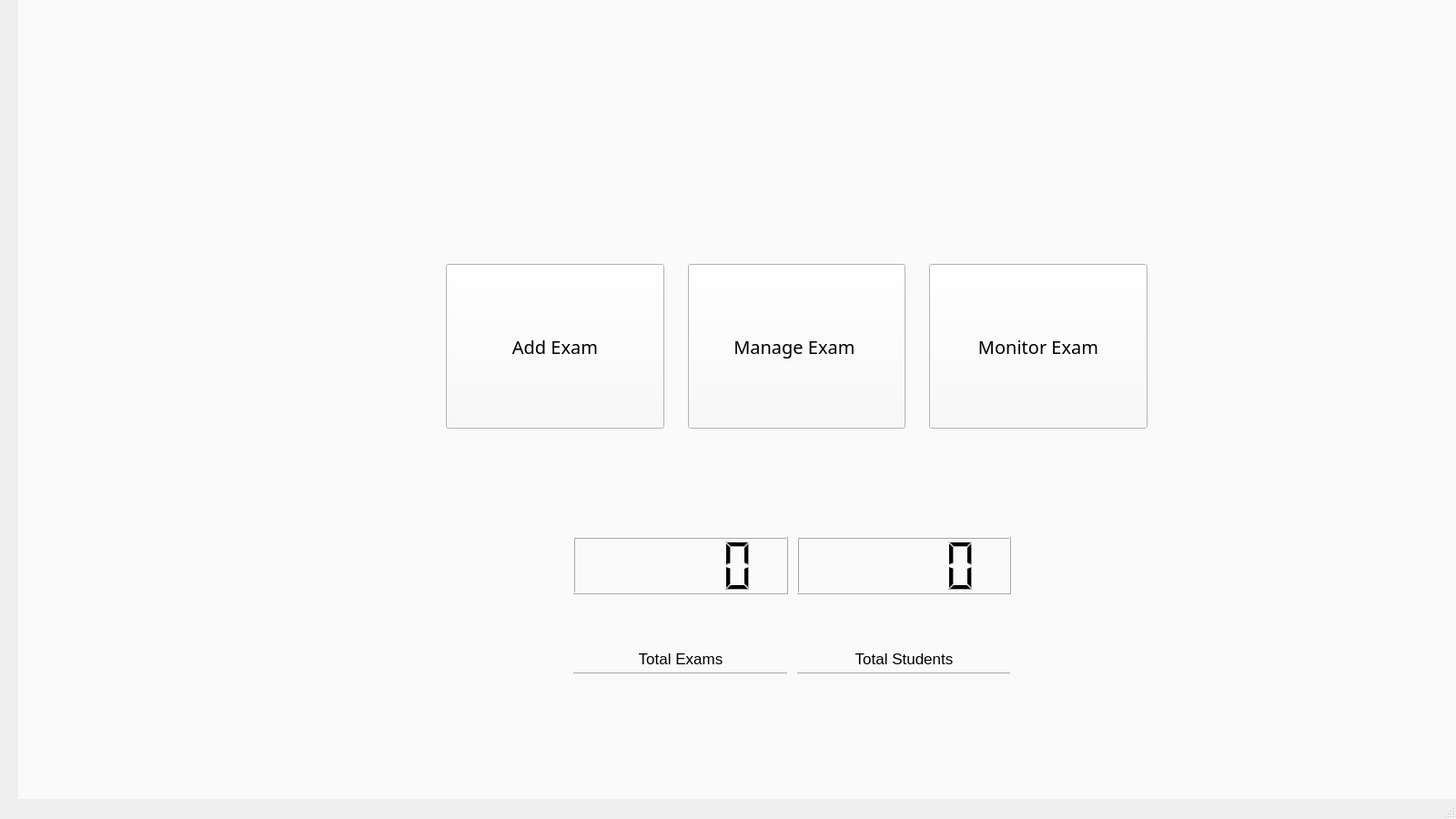
<?xml version="1.0" encoding="UTF-8"?>
<ui version="4.0">
 <class>Dashboard</class>
 <widget class="QMainWindow" name="Dashboard">
  <property name="geometry">
   <rect>
    <x>0</x>
    <y>0</y>
    <width>1600</width>
    <height>900</height>
   </rect>
  </property>
  <property name="windowTitle">
   <string>MainWindow</string>
  </property>
  <widget class="QWidget" name="centralwidget">
   <widget class="QWidget" name="Dashboard_main_widget" native="true">
    <property name="geometry">
     <rect>
      <x>20</x>
      <y>0</y>
      <width>1600</width>
      <height>900</height>
     </rect>
    </property>
    <property name="styleSheet">
     <string notr="true">background-color: rgb(250, 250, 250);</string>
    </property>
    <widget class="QWidget" name="horizontalLayoutWidget">
     <property name="geometry">
      <rect>
       <x>460</x>
       <y>280</y>
       <width>791</width>
       <height>201</height>
      </rect>
     </property>
     <layout class="QHBoxLayout" name="horizontalLayout_Dashboard">
      <property name="spacing">
       <number>26</number>
      </property>
      <property name="leftMargin">
       <number>10</number>
      </property>
      <property name="topMargin">
       <number>10</number>
      </property>
      <property name="rightMargin">
       <number>10</number>
      </property>
      <property name="bottomMargin">
       <number>10</number>
      </property>
      <item>
       <widget class="QPushButton" name="Add_Exam_btn">
        <property name="sizePolicy">
         <sizepolicy hsizetype="Minimum" vsizetype="Preferred">
          <horstretch>0</horstretch>
          <verstretch>0</verstretch>
         </sizepolicy>
        </property>
        <property name="font">
         <font>
          <family>Arial Black</family>
          <pointsize>15</pointsize>
         </font>
        </property>
        <property name="whatsThis">
         <string>ADD EXAM TO SYSTEM</string>
        </property>
        <property name="autoFillBackground">
         <bool>false</bool>
        </property>
        <property name="styleSheet">
         <string notr="true"/>
        </property>
        <property name="text">
         <string>Add Exam</string>
        </property>
        <property name="icon">
         <iconset>
          <normaloff>../Media/Incognito Icon - Download in Line Style_files/f63127a.svg</normaloff>../Media/Incognito Icon - Download in Line Style_files/f63127a.svg</iconset>
        </property>
        <property name="iconSize">
         <size>
          <width>20</width>
          <height>20</height>
         </size>
        </property>
        <property name="autoDefault">
         <bool>false</bool>
        </property>
        <property name="default">
         <bool>false</bool>
        </property>
        <property name="flat">
         <bool>false</bool>
        </property>
       </widget>
      </item>
      <item>
       <widget class="QPushButton" name="Manage_exams_btn">
        <property name="sizePolicy">
         <sizepolicy hsizetype="Minimum" vsizetype="Preferred">
          <horstretch>0</horstretch>
          <verstretch>0</verstretch>
         </sizepolicy>
        </property>
        <property name="font">
         <font>
          <family>Arial Black</family>
          <pointsize>15</pointsize>
         </font>
        </property>
        <property name="styleSheet">
         <string notr="true"/>
        </property>
        <property name="text">
         <string>Manage Exam </string>
        </property>
        <property name="icon">
         <iconset>
          <normaloff>../Media/Incognito Icon - Download in Line Style_files/f63127a.svg</normaloff>../Media/Incognito Icon - Download in Line Style_files/f63127a.svg</iconset>
        </property>
        <property name="iconSize">
         <size>
          <width>20</width>
          <height>20</height>
         </size>
        </property>
       </widget>
      </item>
      <item>
       <widget class="QPushButton" name="Moniter_exam_btn">
        <property name="sizePolicy">
         <sizepolicy hsizetype="Minimum" vsizetype="Preferred">
          <horstretch>0</horstretch>
          <verstretch>0</verstretch>
         </sizepolicy>
        </property>
        <property name="font">
         <font>
          <family>Arial Black</family>
          <pointsize>15</pointsize>
         </font>
        </property>
        <property name="styleSheet">
         <string notr="true"/>
        </property>
        <property name="text">
         <string>Monitor Exam</string>
        </property>
        <property name="icon">
         <iconset>
          <normaloff>../Media/Incognito Icon - Download in Line Style_files/f63127a.svg</normaloff>../Media/Incognito Icon - Download in Line Style_files/f63127a.svg</iconset>
        </property>
        <property name="iconSize">
         <size>
          <width>20</width>
          <height>20</height>
         </size>
        </property>
       </widget>
      </item>
     </layout>
    </widget>
    <widget class="QWidget" name="gridLayoutWidget">
     <property name="geometry">
      <rect>
       <x>600</x>
       <y>580</y>
       <width>501</width>
       <height>201</height>
      </rect>
     </property>
     <layout class="QGridLayout" name="gridLayout_dashboard" rowstretch="0,0,0" columnstretch="0,0">
      <property name="leftMargin">
       <number>10</number>
      </property>
      <property name="topMargin">
       <number>10</number>
      </property>
      <property name="rightMargin">
       <number>10</number>
      </property>
      <property name="bottomMargin">
       <number>10</number>
      </property>
      <property name="horizontalSpacing">
       <number>10</number>
      </property>
      <property name="verticalSpacing">
       <number>55</number>
      </property>
      <item row="1" column="0">
       <widget class="QLCDNumber" name="lcdNumber"/>
      </item>
      <item row="1" column="1">
       <widget class="QLCDNumber" name="lcdNumber_2"/>
      </item>
      <item row="2" column="0">
       <widget class="QLabel" name="total_papers_label">
        <property name="font">
         <font>
          <pointsize>13</pointsize>
         </font>
        </property>
        <property name="frameShape">
         <enum>QFrame::HLine</enum>
        </property>
        <property name="frameShadow">
         <enum>QFrame::Raised</enum>
        </property>
        <property name="text">
         <string>Total Exams</string>
        </property>
        <property name="textFormat">
         <enum>Qt::AutoText</enum>
        </property>
        <property name="scaledContents">
         <bool>false</bool>
        </property>
        <property name="alignment">
         <set>Qt::AlignHCenter|Qt::AlignTop</set>
        </property>
       </widget>
      </item>
      <item row="2" column="1">
       <widget class="QLabel" name="total_Students_label_2">
        <property name="font">
         <font>
          <pointsize>13</pointsize>
         </font>
        </property>
        <property name="frameShape">
         <enum>QFrame::HLine</enum>
        </property>
        <property name="frameShadow">
         <enum>QFrame::Raised</enum>
        </property>
        <property name="text">
         <string>Total Students</string>
        </property>
        <property name="textFormat">
         <enum>Qt::AutoText</enum>
        </property>
        <property name="scaledContents">
         <bool>false</bool>
        </property>
        <property name="alignment">
         <set>Qt::AlignHCenter|Qt::AlignTop</set>
        </property>
       </widget>
      </item>
     </layout>
    </widget>
    <widget class="QLabel" name="label">
     <property name="geometry">
      <rect>
       <x>730</x>
       <y>30</y>
       <width>251</width>
       <height>201</height>
      </rect>
     </property>
     <property name="text">
      <string/>
     </property>
     <property name="pixmap">
      <pixmap>../Logo.png</pixmap>
     </property>
     <property name="scaledContents">
      <bool>true</bool>
     </property>
    </widget>
   </widget>
  </widget>
  <widget class="QMenuBar" name="menubar">
   <property name="geometry">
    <rect>
     <x>0</x>
     <y>0</y>
     <width>1600</width>
     <height>21</height>
    </rect>
   </property>
  </widget>
  <widget class="QStatusBar" name="statusbar"/>
 </widget>
 <resources/>
 <connections/>
</ui>
